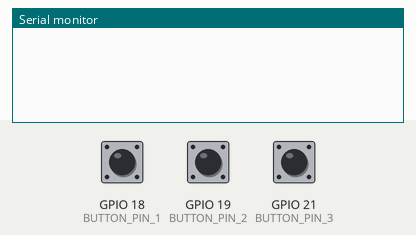
Simulated run of this sketch. Board: ESP32. Parts: the last lines printed to the serial monitor. The test bench sets the inputs (shaded band); at power-on: GPIO 18 (BUTTON_PIN_1) HIGH, GPIO 19 (BUTTON_PIN_2) HIGH, GPIO 21 (BUTTON_PIN_3) HIGH.

Above: at 1.2 s.
1.3 s: GPIO 18 (BUTTON_PIN_1) pulled LOW for 0.15 s
At 2.7 s:
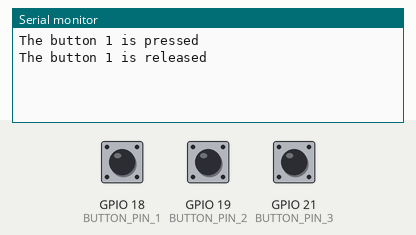
3.0 s: GPIO 19 (BUTTON_PIN_2) pulled LOW for 0.15 s
At 3.23 s:
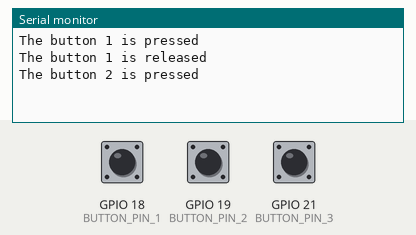
4.6 s: GPIO 21 (BUTTON_PIN_3) pulled LOW for 0.15 s
At 5.4 s:
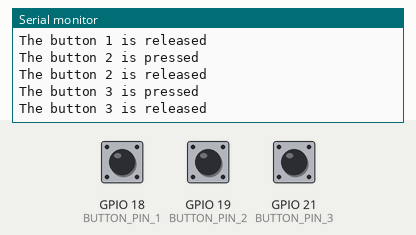

The sketch:

MultipleButtons.ino
```cpp
/*
 * This ESP32 code is created by esp32io.com
 *
 * This ESP32 code is released in the public domain
 *
 * For more detail (instruction and wiring diagram), visit https://esp32io.com/tutorials/esp32-multiple-button
 */

#include <ezButton.h>

#define BUTTON_PIN_1 18  // The ESP32 pin GPIO25 connected to the button 1
#define BUTTON_PIN_2 19  // The ESP32 pin GPIO26 connected to the button 2
#define BUTTON_PIN_3 21  // The ESP32 pin GPIO27 connected to the button 3
  // The ESP32 pin GPIO14 connected to the button 4

ezButton button1(BUTTON_PIN_1);  // create ezButton object for button 1
ezButton button2(BUTTON_PIN_2);  // create ezButton object for button 2
ezButton button3(BUTTON_PIN_3);  // create ezButton object for button 3

void setup() {
  Serial.begin(115200);
  button1.setDebounceTime(100);  // set debounce time to 100 milliseconds
  button2.setDebounceTime(100);  // set debounce time to 100 milliseconds
  button3.setDebounceTime(100);  // set debounce time to 100 milliseconds
}

void loop() {
  button1.loop();  // MUST call the loop() function first
  button2.loop();  // MUST call the loop() function first
  button3.loop();  // MUST call the loop() function first

  // get button state after debounce
  int button1_state = button1.getState();  // the state after debounce
  int button2_state = button2.getState();  // the state after debounce
  int button3_state = button3.getState();  // the state after debounce

  /*
  Serial.print("The button 1 state: ");
  Serial.println(button1_state);
  Serial.print("The button 2 state: ");
  Serial.println(button2_state);
  Serial.print("The button 3 state: ");
  Serial.println(button3_state);
  Serial.print("The button 4 state: ");
  Serial.println(button4_state);
  */

  if (button1.isPressed())
    Serial.println("The button 1 is pressed");

  if (button1.isReleased())
    Serial.println("The button 1 is released");

  if (button2.isPressed())
    Serial.println("The button 2 is pressed");

  if (button2.isReleased())
    Serial.println("The button 2 is released");

  if (button3.isPressed())
    Serial.println("The button 3 is pressed");

  if (button3.isReleased())
    Serial.println("The button 3 is released");

}
```

Measured:
- after the input at 1.3 s, the serial monitor: prints a new line after 0.10 s (image 1)
- after the input at 3.0 s, the serial monitor: prints a new line after 0.10 s (image 2)
- after the input at 4.6 s, the serial monitor: prints a new line after 0.10 s (image 3)
